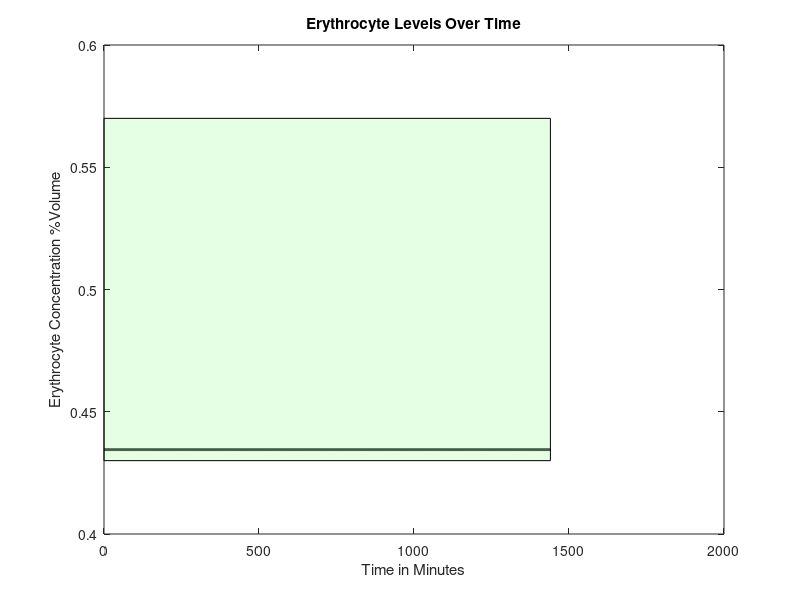
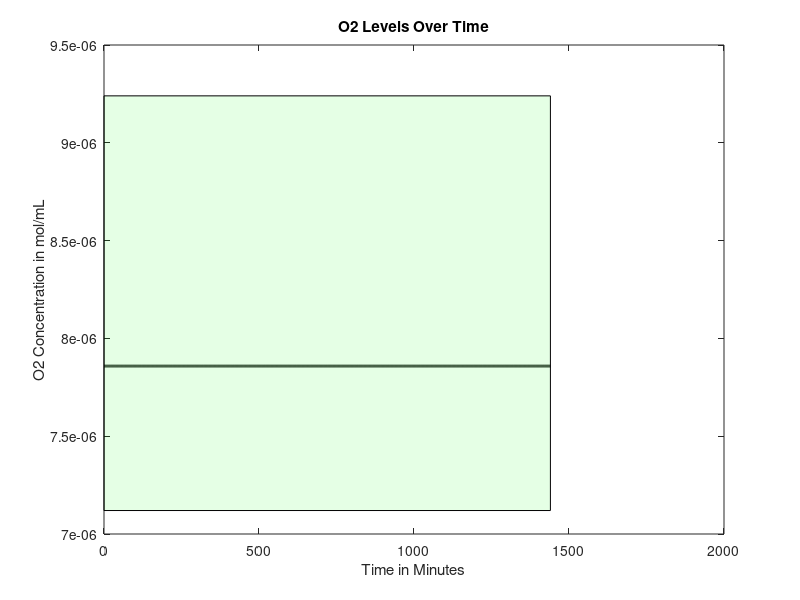
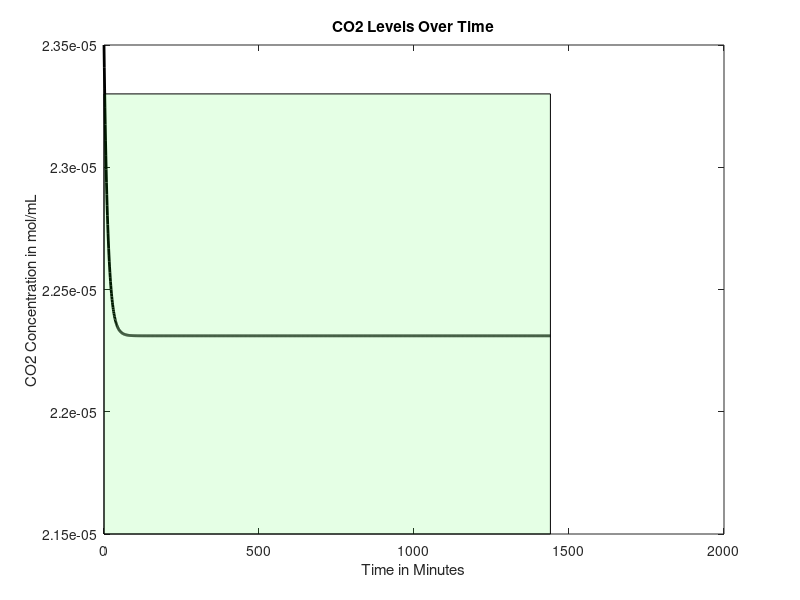
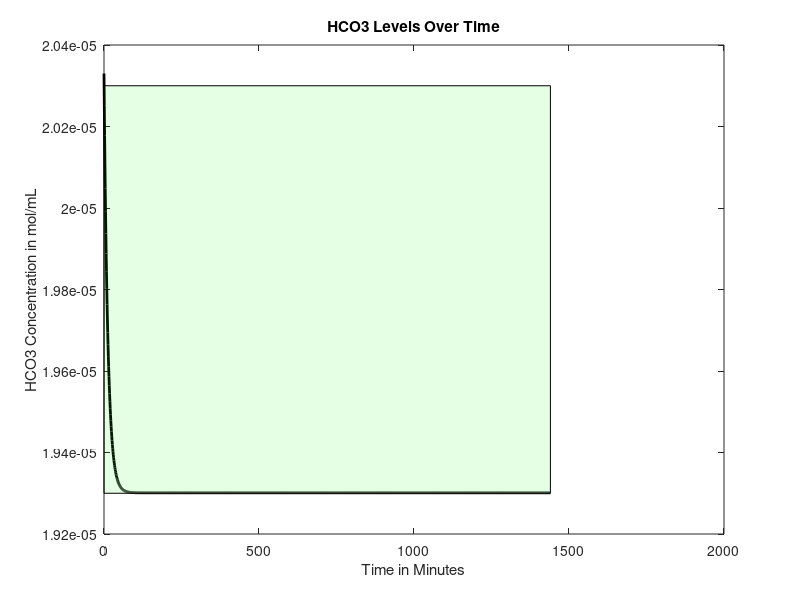

These figures' MATLAB source, in order:
function mainfunction2withLiverEating2combo()

age = 50;%30; %Age in years
gender = 0; %Gender, 0=male, 1=female
mass = 70; %Weight in kg
anemia = 0; %Is the patient anemic? 1 if yes, 0 if no
FerritinStores = 0.0179; %Stored moles of iron in liver as ferritin

RQ=0.825;%reaction quotients for the general body and
%RQheart=0.7;

if (40>=age) %if/else statement that sets heart rate based on age, in bpm
    baseheartrate = 60;
else 
    baseheartrate= 70;
end

%Intake of various nutrients
carbs=130;
calciumintake=1000;
sodiumintake=500;

if gender==1
    ironintake=18;
else
    ironintake=8;
end

bloodweight=0.07*mass; %sets mass of blood in the body based on percentage composition of blood and bodyweight
%SV=mass; %stroke volume, blood pumped out of heart per beat in mL

bloodflow0 = 1000*bloodweight/1.06; %blood flow out of heart per minute in mL, divided by density of 1.06 g/mL (steady state value)

% cvector = concentration vector, [cE, cNa, cCa, cIron, cGlucose, cO2,
% cCO2, cHCO3], where c = "concentration of", and the letters are our
% components

if gender == 0 %if loop sets volume percentage of red blood cells based on gender
    cE0 = 0.4345;
elseif gender == 1
    cE0 = 0.402;
end

%set concentration of O2 and CO2 in mol/mL at BTP in venous blood
cO2 = 0.00000785855;
cCO2 = 0.0000235;
%concentration of bicarbonate in venous blood, in mol/L
cHCO3 = 0.00002033;
%concnetartion of glucose in mol/mL
cGlucose = 0.0000055;
%Na concentration in mol/mL
cNa = 0.000137;
%Concentration of Ca in mol/mL
cCa = 0.00000248;
%Concentration of iron in mol/mL
cIron = 7.2231e-06;

cvector0 = [cE0 cO2 cCO2 cHCO3 cGlucose cNa cCa cIron]; %concentration in the blood, in moles? mL/mL of blood

cEtrack=[cvector0(1)];
cO2track=[cvector0(2)];
cCO2track=[cvector0(3)];
cHCO3track=[cvector0(4)];
cGlucosetrack=[cvector0(5)];
cNatrack=[cvector0(6)];
cCatrack=[cvector0(7)];
cIrontrack=[cvector0(8)];
heartratetrack = [baseheartrate];
for loop=1:1440
    heartrate=baseheartrate+0.1346*(cE0*bloodflow0-cvector0(1)*bloodflow0);
    bloodflow0 = (heartrate/baseheartrate)*bloodflow0;
    % all blood per min for 60 beats per min -> all blood per 60 beats
    %(heartrate/60)*bloodflow0
    
    
    %Run initial venous blood through the heart
    [bloodflow, cvector, Ci] = lungs(bloodflow0, cvector0);
    %Run blood from lungs to the heart
    [bloodflow, cvector1] = heart(bloodflow, cvector, mass, Ci);
    %These three values are the blood flows that go from the heart to each
    %organ
    
    
    
    %Volumetric flow rate in and out of liver (mL/min)
    %Vi=Vj=V=100mL/min per 100g liver
    %Blood flow distribution will change during iron deficiency anemia but we
    %don't have a function modeling this yet
    
    if (18<=age) && (age<50)
        V=452+16.34*mass+11.85*age-166*gender;
    else
        V=1390+15.94*mass-12.86*age;
    end
    
    BFbraini=0.15*bloodflow;
    BFliveri=V;
    BFotherbloodi=bloodflow-BFbraini-0.3*BFliveri;
    %Process each of these three blood flows in their respective organs
    [BFbrainj, cvectorbrainj] = brain(BFbraini, cvector1, mass, Ci);
    
    [BFotherbloodj, cvectorotherbloodj] = otherblood(BFotherbloodi, cvector1, carbs, calciumintake, sodiumintake, ironintake, Ci, RQ, anemia);
    
    Mvectorotherbloodliver=0.7*V*cvectorotherbloodj;
    Mvectorheart=0.3*V*cvector1;
    cvectorliverin=(Mvectorotherbloodliver+Mvectorheart)/V;
    
    [BFliverj, cvectorliverj, FerritinStores1] = liver(BFliveri,cvectorliverin,gender,mass,Ci,FerritinStores, loop);
    %Redirect blood from liver to other blood and mix the two
    FerritinStores=FerritinStores1;
    Mvectorotherbloodj=(cvectorotherbloodj*(BFotherbloodj-0.7*V))+(cvectorliverj*BFliverj);
    %Add the blood flow from other blood and liver to get new blood volume
    BFotherbloodj=BFotherbloodj-0.7*V+BFliverj;
    %Do a weighted average to get a new cvector
    cvectorotherbloodj=Mvectorotherbloodj/BFotherbloodj;
    %Send 25% of the blood flow to the kidneys
    BFkidneyi=0.25*(BFbrainj+BFotherbloodj);
    %Subtract blood sent to kidneys from other blood
    BFotherbloodj=BFotherbloodj-BFkidneyi;
    %Have the kidneys process the blood they receive
    
    [BFkidneyj, cvectorkidneyj] = kidney(BFkidneyi, cvectorotherbloodj,RQ,mass, Ci, V);
    %Send blood processed in kidneys back to other blood, pool with brain, create Mvector
    Mvectorotherblood=(BFotherbloodj*cvectorotherbloodj)+(BFkidneyj*cvectorkidneyj)+(BFbrainj*cvectorbrainj);
    %Reset the bloodflow back into the lungs to the blood flow we just computed
    bloodflow0=BFotherbloodj+BFkidneyj+BFbrainj;
    
    %Recompute cvector0 by dividing Mvectorotherblood by bloodflow0
    cvector0=Mvectorotherblood/bloodflow0;
    
    cEtrack=[cEtrack cvector0(1)];
    cO2track=[cO2track cvector0(2)];
    cCO2track=[cCO2track cvector0(3)];
    cHCO3track=[cHCO3track cvector0(4)];
    cGlucosetrack=[cGlucosetrack cvector0(5)];
    cNatrack=[cNatrack cvector0(6)];
    cCatrack=[cCatrack cvector0(7)];
    cIrontrack=[cIrontrack cvector0(8)];
    heartratetrack = [heartratetrack heartrate];
    A = [cvector; cvector1; cvectorbrainj; cvectorotherbloodj; cvectorliverj; cvectorkidneyj; cvector0];
end
% figure
% plot(0:loop(end),heartratetrack)

figure
plot(0:loop(end),cEtrack,'k','LineWidth',2)
title('Erythrocyte Levels Over Time')
xlabel('Time in Minutes')
ylabel('Erythrocyte Concentration %Volume')
v1 = [0 .43; loop(end) .43; loop(end) .57; 0 .57;];
f1 = [1 2 3 4];
patch('Faces',f1,'Vertices',v1,'FaceColor','green','FaceAlpha',.1);

% v2 = [0 .57; loop(end) .57;];
% f2 = [1 2];
% patch('Faces',f1,'Vertices',v1,'FaceColor','red','FaceAlpha',.1);


figure
plot(0:loop(end),cO2track,'k','LineWidth',2)
title('O2 Levels Over Time')
xlabel('Time in Minutes')
ylabel('O2 Concentration in mol/mL')
v1 = [0 7.12e-6; loop(end) 7.12e-6; loop(end) 9.24e-6; 0 9.24e-6;];
f1 = [1 2 3 4];
patch('Faces',f1,'Vertices',v1,'FaceColor','green','FaceAlpha',.1);

figure
plot(0:loop(end),cCO2track,'k','LineWidth',2)
title('CO2 Levels Over Time')
xlabel('Time in Minutes')
ylabel('CO2 Concentration in mol/mL')
v1 = [0 2.15e-5; loop(end) 2.15e-5; loop(end) 2.33e-5; 0 2.33e-5;];
f1 = [1 2 3 4];
patch('Faces',f1,'Vertices',v1,'FaceColor','green','FaceAlpha',.1);

figure
plot(0:loop(end),cHCO3track,'k','LineWidth',2)
title('HCO3 Levels Over Time')
xlabel('Time in Minutes')
ylabel('HCO3 Concentration in mol/mL')
v1 = [0 1.93e-5; loop(end) 1.93e-5; loop(end) 2.03e-5; 0 2.03e-5;];
f1 = [1 2 3 4];
patch('Faces',f1,'Vertices',v1,'FaceColor','green','FaceAlpha',.1);

figure
plot(0:loop(end),cGlucosetrack,'k','LineWidth',2)
title('Glucose Levels Over Time')
xlabel('Time in Minutes')
ylabel('Glucose Concentration in mol/mL')
v1 = [0 3.8855e-6; loop(end) 3.8855e-6; loop(end) 9.991e-6; 0 9.991e-6;];
f1 = [1 2 3 4];
patch('Faces',f1,'Vertices',v1,'FaceColor','green','FaceAlpha',.1);

figure
plot(0:loop(end),cNatrack,'k','LineWidth',2)
title('Na Levels Over Time')
xlabel('Time in Minutes')
ylabel('Na Concentration in mol/mL')
v1 = [0 1.35e-4; loop(end) 1.35e-4; loop(end) 1.45e-4; 0 1.45e-4;];
f1 = [1 2 3 4];
patch('Faces',f1,'Vertices',v1,'FaceColor','green','FaceAlpha',.1);

figure
plot(0:loop(end),cCatrack,'k','LineWidth',2)
title('Ca Levels Over Time')
xlabel('Time in Minutes')
ylabel('Ca Concentration in mol/mL')
v1 = [0 2.2e-6; loop(end) 2.2e-6; loop(end) 2.7e-6; 0 2.7e-6;];
f1 = [1 2 3 4];
patch('Faces',f1,'Vertices',v1,'FaceColor','green','FaceAlpha',.1);

figure
plot(0:loop(end),cIrontrack,'k','LineWidth',2)
title('Iron Levels Over Time')
xlabel('Time in Minutes')
ylabel('Iron Concentration in mol/mL')
end

function [bloodout, Cout, Ci] = lungs(vblood, Cvector)
Cout = [];
% Finding volumetric flow rate out of oxygen
CiO2 = 0.000001964637; %5mL/100mL becomes .000001964637 mol
%CdeoxygenatedO2 = 0.16; %from graph and partial pressure of oxygen in entering deoxygenated blood being...
Ci=CiO2*vblood;                       %40 mmHg (this might also depend on hemoglobin)
nO2i = vblood*(Cvector(2)+CiO2); %O2 in, mL/min
nO2cons = 0.05*CiO2*vblood;%.0002082515; %5.3 mL/min becomes .0002082515 mol/min
nO2j = nO2i - nO2cons; %O2 out, mol/min
Cout(2) = nO2j/vblood; %mol/mL

% Finding volumetric flow rate out of carbon dioxide
nCO2i = vblood*Cvector(3);
nCO2cons = nCO2i*(1-(48/52));%vblood*(.0000015716531); %vblood(mL/min) and concentration of blood consumed (mol/mL)
%CjCO2 = 0.48; %48 mL/100 mL, should be dependent on hemoglobin, oxygen, things like that
nCO2j = nCO2i - nCO2cons; %CO2 out, L/min
Cout(3) = nCO2j/vblood;

% Finding volumetric flow rate out of bicarbonate
rHCO3CO2 = Cvector(4)/Cvector(3); %ratio of bicarbonate to carbon dioxide in blood leaving lungs
nHCO3j = rHCO3CO2*nCO2j; %HCO3 out, mol/min
Cout(4) = nHCO3j/vblood;

% Finding volumetric flow rate out of calcium
Cout(7) = Cvector(7); %calcium out, L/min

Cout(8) = Cvector(8); %iron concentration doesn't change in lungs
% Finding volumetric flow rate out of sodium
Cout(6) = Cvector(6); %sodium out, L/min

% Finding volumetric flow rate out of erythrocytes
Cout(1) = Cvector(1);

% Finding volumetric flow rate out of glucose

nglucosecons = nO2cons/6; %molar flow rate of glucose consumed, mol/min, in terms of O2 consumed
nGlucosei = Cvector(5)*vblood;
nGlucosej = nGlucosei - nglucosecons; %molar flow rate of glucose out, mol/min
Cout(5) = nGlucosej/vblood;
bloodout = vblood;
end

function [bloodflowj, cvectorj] = brain(bloodflowi, cvectori, mass, Ci)
%Blood volume conserved
bloodflowj=bloodflowi;

brainmass=0.02*mass*1000; %gives brain mass in grams as 2% body mass
Mvector=bloodflowi*cvectori;
%Create a null vector for cvectorj
cvectorj=zeros(1,8);
%Sets inflows equal to outflows for erythrocytes, Na, Ca, Iron
cvectorj(1)=cvectori(1);
cvectorj(6)=cvectori(6);
cvectorj(7)=cvectori(7);
cvectorj(8)=cvectori(8);

%Consume oxygen at 18.4% of intake rate
MO2j=Mvector(2)-0.184*Ci;
%Consume glucose at a rate of 5.6 mg per 100g brain mass per minute
MGlucosej=Mvector(5)-(0.00003108*(brainmass/100));%moles of glucose in - glucose requirements per mon in moles/minute
%Calculate CO2 produced based on glucose consumed via respiration equation
MCO2j=Mvector(3)+6*(0.6660746/1440);
%Calculate HCO3 made when the CO2 is produced
rHCO3CO2=Mvector(4)/Mvector(3); %ratio of bicarbonate to carbon dioxide in blood leaving lungs
HCO3j=Mvector(4)+rHCO3CO2*6*(0.6660746/1440);

%Calculate values above as concentrations and add them to cvectorj
cvectorj(2)=MO2j/bloodflowj;
cvectorj(5)=MGlucosej/bloodflowj;
cvectorj(3)=MCO2j/bloodflowj;
cvectorj(4)=HCO3j/bloodflowj;

end

function [outflow, Cout] = heart(flow,Cvector,weight, Ci)

Cout = [];

% Finding concentration out of glucose
Cout(5)=Cvector(5);
% Finding concentration out of erythrocytes
Cout(1)=Cvector(1);
% Finding concentration out of sodium
Cout(6)=Cvector(6);
% Finding concentration out of iron
Cout(8)=Cvector(8);
% Finding concentration out of calcium
Cout(7)=Cvector(7);

heartmass = weight*.003;
nO2cons = 0.116*Ci; %mL/min*mol/mL=mol/min
Cout(2) = (Cvector(2)*flow - nO2cons)/flow;
CO2gen = .7*nO2cons; %using respiratory quotient in the heart
Cout(3) = (Cvector(3)*flow + CO2gen)/flow;
rHCO3CO2 = Cvector(4)/Cvector(3); %ratio of bicarbonate to carbon dioxide in blood leaving lungs
nHCO3j = rHCO3CO2*CO2gen; %HCO3 out, mol/min
Cout(4) = (Cvector(4)*flow + nHCO3j)/flow;

outflow = flow;
end




function [bloodflowj, cvectorout, FerritinStores1]=liver(V,cvectori,G,mass,Ci,FerritinStores, loop)
%This function will deliver output volumetric flow rates for the concentration of
%the 8 components (mol/mLmin) out of the liver
%Input: G=Gender (1 if female, 0 if male)
%W=weight of person (kg); A=age of person (years)
%cvector=[cE,cO2,cCO2,cHCO3,cGlucose,cNa,cCa,cFe)
%Outputs are all in concentration flow rates (mol/mLmin) out

%Initializes cvectorout
cvectorout=[0,0,0,0,0,0,0,0];



%Calculates concentration flow rate of red blood cells out
%p=blood density in amount per mL
%Vbody=Volume of body in mL. Calculating assuming 7% of total body weight
%is blood, then divided by density of blood to find volume of blood
%RBCj=raw numerical flow rate of red blood cells out/min
%RBCi=raw numerical flow rate of RBC in/min
%nRBCj=molar flow rate of RBC out/min
%RBCcons=consumption rate of RBC/min
%No generation of RBC in liver

p=1.2e10; %number of red blood cells per mL of PURE red blood cells

%Calculate volume of the body
Vblood=0.07*mass*1000/1.056;
%Calculate the number of RBCs entering liver based on concentration,
%flow rate, and pure RBC density
RBCi=p*V*cvectori(1);
%Consume some based on body size
RBCcons=5.55555e-6*cvectori(1)*Vblood;
%Find pure volume of RBCs we now have based on number and density
VRBCj=(RBCi-RBCcons)/p;
%Calculate volume of plasma that entered
Vplasma=V*(1-cvectori(1));
%Calculate new concentrations based on volumeRBCs/total volume
cvectorout(1)=VRBCj/(VRBCj+Vplasma);
%Bloodflow out = blood cells out + plasma volume
bloodflowj=Vplasma+VRBCj;

%Calculates concentration flow rate of O2 out
%No generation of O2
%nO2i=molar flow rate of O2/min in
%nO2j=molar flow rate of O2/min out
%nO2cons=molar consumption rate of O2/min
nO2i= cvectori(2)*V;
nO2cons=0.204*Ci;
nO2j=nO2i-nO2cons;
cvectorout(2)=nO2j/V;

%Calculates the required intake of protein in grams/min given a
%person's demographic information
%dprotein=daily protein intake in g/day
%protein=protein intake in g/min
dprotein=0.8*mass;
protein=dprotein/1440;

%Calculates concentration flow rate of CO2 out
%nCO2i=molar flow rate of CO2/min in
%nCO2j=molar flow rate of CO2/min out
%nCO2gen=molar flow rate of CO2/min generated
%RQ=Respiratory Quotient=mol CO2 produced/mol O2 consumed
RQ=0.825;
rHCO3CO2 = cvectori(4)/cvectori(3);
nCO2gen=RQ*nO2cons;
nCO2i=cvectori(3)*V;
nCO2j=nCO2i+nCO2gen-((protein/100)/rHCO3CO2);
cvectorout(3)=nCO2j/V;


%Calculates the concentration flow rate of Bicarbonate out
%Assume no generation of bicarbonate
%%Also liver just takes in bicarbonate from the heart and stomach
%1mole bicarbonate ions consumed by liver per 100g protein/day
%rHCO3CO2 = cvectori(4)/cvectori(3); %ratio of bicarbonate to carbon dioxide in blood leaving lungs
nHCO3gen = rHCO3CO2*nCO2gen; %HCO3 out, mol/min
nHCO3i=cvectori(4)*V;
nHCO3j=nHCO3i-(protein/100)+nHCO3gen;
cvectorout(4)=nHCO3j/V;

%Calculates the concentration flow rate of Na2+ out
%Assume no generation of Na2+, only in, out, and consumption
%nNai=molar flow rate of sodium in
%nNacons=molar flow rate of sodium consumed given that 10% of bile salts
%are consumed, approx 600mL are produced per day, and there are 135mM Na+
%ions in bile.
%nNaj=molar flow rate of sodium out
nNacons=9.375e-9;
nNai=cvectori(6)*V;
nNaj=nNai-nNacons;
cvectorout(6)=nNaj/V;

%Calculates the concentration flow rate of Ca2+ out
%Assume no generation nor consumption.
%cCai=concentration flow rate of Ca2+ in mol/mLmin in
%cCaj=concentration flow rate of Ca2+ in mol/mLmin out
cvectorout(7)=cvectori(7);
%Calculates the concentration flow rate of Fe out
%Assume no generation since

% Glucose needs a big ol generation term
consumeorgenerate=0.8144*(cvectori(5)*10^6)^3-9.622*(cvectori(5)*10^6)^2+108.74*(cvectori(5)*10^6)-480.69;
scalingterm = 300/(26*mass*10^-6);
if consumeorgenerate < 0
    nGlucosegen=abs(consumeorgenerate)/scalingterm;
    nGlucosecons=0;
elseif consumeorgenerate > 0
    nGlucosecons=abs(consumeorgenerate)/scalingterm;
    nGlucosegen=0;
else
    nGlucosegen=0;
    nGlucosecons=0;
end
nGlucosebasalcons = nO2cons/6;
nGlucosei = cvectori(5)*V;
nGlucosej = nGlucosei + nGlucosegen - nGlucosecons - nGlucosebasalcons;
cvectorout(5) = nGlucosej/V;

% Iron gets packaged into ferritin in the liver, to be stored and used
% later if we run low


%determine molar flow rate of iron in
Mironin=V*cvectori(8);
Mirondif=(V*0.00012592)-Mironin;%this number is desired steady state iron concentration in the blood

if Mirondif < 0
    FerritinStores1=FerritinStores-Mirondif;
    cvectorout(8)=0.00012592;
elseif FerritinStores > Mirondif && Mirondif>0
    Mironadd=Mirondif;
    FerritinStores1=FerritinStores-Mironadd;
    cvectorout(8)=(Mironadd+Mironin)/V;
elseif FerritinStores > Mirondif && Mirondif==0
    Mironadd=Mirondif;
    FerritinStores1=FerritinStores;
    cvectorout(8)=(Mironadd+Mironin)/V;
elseif FerritinStores < Mirondif && Mirondif>0
    Mironadd=FerritinStores;
    cvectorout(8)=(Mironadd+Mironin)/V;
    FerritinStores1=0;   
elseif FerritinStores == 0 && Mirondif >= 0
    
    cvectorout(8)=cvectori(8);
    FerritinStores1=0;
end


end


function [bloodflowj, cvectorj] = kidney(bloodflowi, cvectori, RQ, mass, Ci, V)
T=1440;%Multiplier that scales up the time period of interest to one day (required for glucose equation)
Kidneymass=(300/70000)*mass; %mass of the kidneys combined in grams

%Initialize all intakes
Mvector=bloodflowi*cvectori;
bloodflowj=bloodflowi;

%Consume relevant compounds to create outlet values

MEj=Mvector(1);
MIronj=Mvector(8);

MO2j=Mvector(2)-0.072*Ci;
% Find mol/min O2 consumed
%MO2cons = Mvector(2) - MO2j;
% Convert to mL/min per 100g
%MO2cons = (MO2cons/0.0000392927)/(Kidneymass/100);
% Find mmol/min per 100g Na consumed
%MNacons = (MO2cons - 0.5)/0.1;
% Convert to mol/min
%MNacons = (MNacons/1000)*(Kidneymass/100);

%this is new sodium stuff

PNaconc=cvectori(6)*1e6; %plasma sodium concentration, converted to mmol/L for the sake of the equation
%Naremoved=0.0043*(PNaconc)^3 - 1.6942*(PNaconc)^2 + 223.58*PNaconc - 9925; %sodium removed, micromol per minute
Naremoved=0.0003*exp(0.0817*PNaconc);%sodium removed, micromol per minute
MNaremoved=Naremoved/1e6;%sodium removed in moles
MNaj = Mvector(6) - MNaremoved;

%this is old sodium stuff
% MNacons = (100/1440)/1000;
% MNaj = Mvector(6) - MNacons;




x = (1000*.26)/(1000*40.08*1440);
y = (17/5)*(bloodflowi-((3/34)*V));
b = (((x/y)*(y-(.7*V))+(((.7*x)/y)*V))*(y+(.3*V)-bloodflowi))/((y+(.3*V)));
c = (1-(bloodflowi/(y+(.3*V)-bloodflowi)));
MCaj= Mvector(7) - ((((x/y)*(y-(.7*V))+(((.7*x)/y)*V))*(y+(.3*V)))/((y+(.3*V))));
MGlucosej=Mvector(5)-(Mvector(5)*(0.226/((Mvector(5))*T)));
MCO2j=Mvector(3)+((Mvector(2)-MO2j)*RQ);
rHCO3O2=Mvector(4)/Mvector(3);
MHCO3gen=rHCO3O2*((Mvector(2)-MO2j)*RQ);
MHCO3j=Mvector(4)+MHCO3gen;%-0.15*(Mvector(4))+(.004/T)

%Recompute all concentrations using original mass of blood and new values

cIronj=MIronj/bloodflowj;
cNaj=MNaj/bloodflowj;
cO2j=MO2j/bloodflowj;
cCO2j=MCO2j/bloodflowj;
cEj=MEj/bloodflowj;
cGlucosej=MGlucosej/bloodflowj;
cHCO3j=MHCO3j/bloodflowj;
cCaj=MCaj/bloodflowj;

cvectorj=[cEj cO2j cCO2j cHCO3j cGlucosej cNaj cCaj cIronj];

end

function [outflow, Cout] = otherblood(flow, Cin, carbs, calciumintake, sodiumintake, ironintake, Ci, RQ, anemia)
Cout = [];


%Accounts for the bleeding of a certain volume at a steady rate when the
%patient is anemic    
if anemia == 0
outflow = flow;
else
outflow = flow - 0.5;%arbitrarily set bleeding rate to 0.5 mL/min   
end
Cout(1) = Cin(1);
Cout(2) = (Cin(2)*flow-0.374*Ci)/flow;%-CO2cons;
nCO2gen = 0.374*Ci*RQ;
Cout(3) = (Cin(3)*flow + nCO2gen)/flow;
rHCO3CO2 = Cin(4)/Cin(3);
Cout(4) = (Cin(4)*flow + nCO2gen*rHCO3CO2)/flow;
Cout(5) = (flow*Cin(5) + (.8*carbs)/(180.156*1440))/flow; %130g of carbs, 80 percent is directly translated to glucose, 20% is fructose and galactose which goes to the liver and may be converted to glucose at a later stage so another term is incoming
Cout(6) = (flow*Cin(6) + (sodiumintake/(700*22.99*1440)))/flow; %500 mg of sodium needed for vital functions so start with sodium intake being 500 mg
Cout(7) = (flow*Cin(7) + (calciumintake*.26)/(1000*40.08*1440))/flow; %calcium intake should be around 1000 mg
Cout(8) = (flow*Cin(8)+ (ironintake*.18)/(1000*55.845*1440)-1/(1440*1000*55.845))/flow;%iron intake will be approximately 8 mg for males and 18 mg for females
end